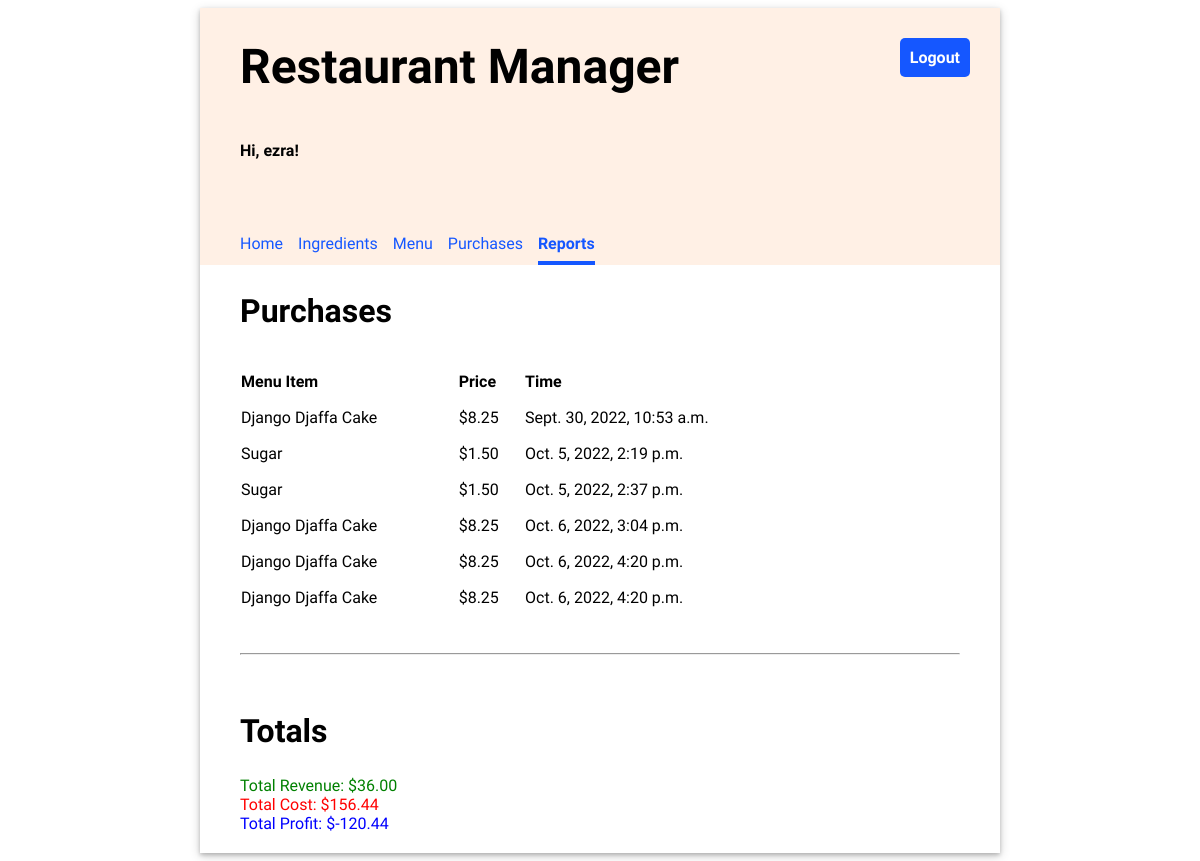
The app's page /reports/ (signed in) with its own data.
### inventory/models.py (models this page shows, shortened)
class Purchase(models.Model):
    menu_item = models.ForeignKey(MenuItem, on_delete=models.CASCADE)
    timestamp = models.DateTimeField(auto_now_add=True)

class MenuItem(models.Model):
    title = models.CharField(max_length=200, unique=True)
    price = models.FloatField(default=0.00)
    class Meta:
        ordering=['price']

### inventory/views.py (the view)
# urls.py: path('reports/', views.ReportView.as_view(), name='reports'),
class ReportView(LoginRequiredMixin, TemplateView):
    template_name = 'inventory/reports.html'
    def get_context_data(self, **kwargs):
        context = super().get_context_data(**kwargs)
        context['purchases'] = Purchase.objects.all()
        revenue = Purchase.objects.aggregate(
            revenue=Sum("menu_item__price"))["revenue"]
        total_cost = 0
        for purchase in Purchase.objects.all():
            for recipe_requirement in purchase.menu_item.reciperequirement_set.all():
                total_cost += recipe_requirement.ingredient.price_per_unit * \
                    recipe_requirement.quantity
        context["revenue"] = revenue
        context["total_cost"] = total_cost
        context["profit"] = revenue - total_cost
        return context

### inventory/templates/inventory/reports.html (shortened to what this page needs)
{% extends 'base.html' %}
{% load static %}
{% block content %}
    <h2>Purchases</h2>
    <table class="inventory-table">
        <thead>
            <tr>
                <th>Menu Item</th>
                <th>Price</th>
                <th>Time</th>
            </tr>
        </thead>
        <tbody>
        {% for purchase in purchases %}
            <tr>
                <td>{{ purchase.menu_item.title }}</td>
                <td class="price">${{ purchase.menu_item.price|stringformat:".2f" }}</td>
                <td>{{ purchase.timestamp }}</td>
            </tr>
        {% endfor %}
        </tbody>
    </table>
    <hr/>
    <h2>Totals</h2>
    <div style="color: green;">Total Revenue: ${{ revenue|stringformat:".2f" }}</div>
    <div style="color: red;">Total Cost: ${{ total_cost|stringformat:".2f" }}</div>
    <div style="color: blue;">Total Profit: ${{ profit|stringformat:".2f" }}</div>
{% endblock %}

### inventory/templates/base.html (shortened to what this page needs)
{% load static %}
<html>
<head>
  <link rel="stylesheet" type="text/css" href="{% static 'inventory/style.css' %}" />
</head>
<body>
  <div class="app">
    <header>
      <div class="header-first-row">
        <h1 class="title">Restaurant Manager</h1>
        {% if user.is_authenticated %}
        <a class="logout" href="/logout">Logout</a>
        {% endif %}
      </div>
      {% if user.is_authenticated %}
      <p>Hi, {{ user.username }}!</p>
      <nav class="navbar">
        {% url 'home' as home_url %}
        {% url 'ingredients' as ingredients_url %}
        {% url 'menu' as menu_url %}
        {% url 'purchases' as purchases_url %}
        {% url 'reports' as reports_url %}
        <a class="nav-item{% if request.path == home_url %} current-page{% endif %}" href="{% url 'home' %}">Home</a>
        <a class="nav-item{% if request.path == ingredients_url %} current-page{% endif %}"
          href="{% url 'ingredients' %}">Ingredients</a>
        <a class="nav-item{% if request.path == menu_url %} current-page{% endif %}" href="{% url 'menu' %}">Menu</a>
        <a class="nav-item{% if request.path == purchases_url %} current-page{% endif %}"
          href="{% url 'purchases' %}">Purchases</a>
        <a class="nav-item{% if request.path == reports_url %} current-page{% endif %}"
          href="{% url 'reports' %}">Reports</a>
      </nav>
      {% endif %}
    </header>
    <main>
      {% block content %}{% endblock %}
    </main>
  </div>
</body>
</html>

### inventory/static/inventory/style.css (style rules this page uses)
body { font-family: 'Oxygen', sans-serif; }
hr { margin: 30px 0; }
header { background-color: #FFF0E5; min-height: 200px; display: flex; align-items: center; flex-direction: column; align-items: flex-start; padding-left: 40px; }
main { display: flex; flex-direction: column; padding: 0 40px 20px 40px; justify-content: center; }
main h2 { font-size: 2em; }
.app { min-width: 800px; max-width: 60%; margin: 0 auto; box-shadow: 0 2px 4px 0 rgba(0, 0, 0, 0.2), 0 3px 10px 0 rgba(0, 0, 0, 0.19); }
.title { font-size: 3em; padding: 30px 0; margin: auto 0; }
header p { font-weight: bold; }
.navbar { margin-top: 50px; display: flex; width: 100%; }
.navbar a { text-decoration: none; padding: 8px 0; color: #1557FF; margin-right: 15px; }
.navbar a:hover, .navbar .current-page { border-bottom: solid 4px #1557FF; border-spacing: 0 15px; font-weight: bold; }
main table { text-align: left; border-collapse: separate; border-spacing: 0 15px; width: 80%; }
.header-first-row { width: 100%; display: flex; justify-content: space-between; }
.logout { height: max-content; text-align: center; text-decoration: none; border: 0px; background-color: #1557FF; border-radius: 5px; color: white; padding: 10px; font-weight: bold; margin: 30px; font-size: 1em; }
a { text-decoration: none; color: #1557FF; }

### records on screen
Purchase: menu_item "Django Djaffa Cake", menu_item.price "8.25", timestamp "Sept. 30, 2022, 10:53 a.m."
Purchase: menu_item "Sugar", menu_item.price "1.50", timestamp "Oct. 5, 2022, 2:19 p.m."
Purchase: menu_item "Sugar", menu_item.price "1.50", timestamp "Oct. 5, 2022, 2:37 p.m."
Purchase: menu_item "Django Djaffa Cake", menu_item.price "8.25", timestamp "Oct. 6, 2022, 3:04 p.m."
Purchase: menu_item "Django Djaffa Cake", menu_item.price "8.25", timestamp "Oct. 6, 2022, 4:20 p.m."
Purchase: menu_item "Django Djaffa Cake", menu_item.price "8.25", timestamp "Oct. 6, 2022, 4:20 p.m."

### other values on screen
{{ user.username }} "ezra"
{{ revenue|stringformat:".2f" }} "36.00"
{{ total_cost|stringformat:".2f" }} "156.44"
{{ profit|stringformat:".2f" }} "-120.44"
